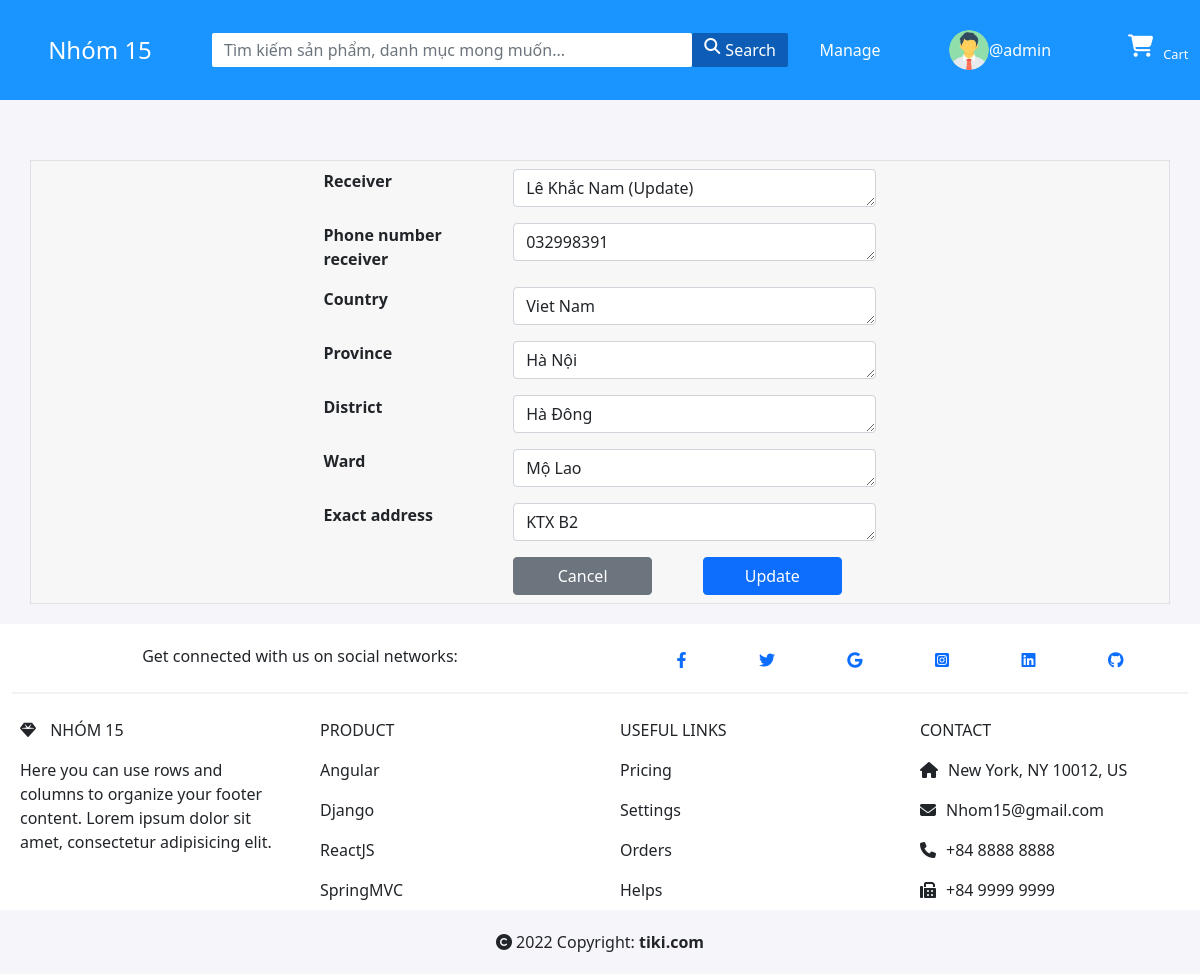
The page /update-address-delivery/2/ (signed in) on the database its author committed.
### base/models.py (models this page shows, shortened)
class User(AbstractUser):
    functionality_of_user = models.ForeignKey(Function, on_delete=models.CASCADE, null=True, blank=True)
    name = models.CharField(max_length=200, null=True, blank=True)
    email = models.EmailField(unique=True, null=True)
    bio = models.TextField(null=True, blank=True)
    avatar = models.ImageField(null=True, default="avatar.png")
    full_name = models.TextField(max_length=100, null=True, blank=True)
    phone_number = models.CharField(max_length=20, null=True, blank=True)
    USERNAME_FIELD = 'email'
    REQUIRED_FIELDS = []

class Address(models.Model):
    country = models.TextField(max_length=200, null=True)
    province = models.TextField(max_length=200, null=True)
    district = models.TextField(max_length=200, null=True)
    ward = models.TextField(max_length=200, null=True)
    exact_address = models.TextField(max_length=200)
    receiver = models.TextField(max_length=100, null=True)
    phone_number_receiver = models.TextField(max_length=100, null=True)
    boolean =  models.BooleanField(default=False)
    user = models.ForeignKey(User, on_delete=models.CASCADE, null=True)
    class Meta:
        verbose_name = 'Address'

### base/views.py (the view, shortened to what this page needs)
# urls.py: path('update-address-delivery/<str:pk>/', views.updateAddressDelivery, name='update-address-delivery'),
@login_required(login_url='login')
def updateAddressDelivery(request, pk):
    page = 'update'
    address = Address.objects.get(id=pk)
    form = AddressForm(instance = address)
    context = {'form': form, 'page': page}
    return render(request, 'base/update-add-address-delivery.html', context)

### base/form.py
class AddressForm(ModelForm):
    class Meta:
        model = Address
        fields = ['receiver', 'phone_number_receiver','country', 'province', 'district', 'ward', 'exact_address']
    def __init__(self, *args, **kwargs):
        super(AddressForm, self).__init__(*args, **kwargs)
        self.fields['country'].widget.attrs['class'] = 'form-control'
        self.fields['province'].widget.attrs['class'] = 'form-control'
        self.fields['district'].widget.attrs['class'] = 'form-control'
        self.fields['ward'].widget.attrs['class'] = 'form-control'
        self.fields['exact_address'].widget.attrs['class'] = 'form-control'
        self.fields['receiver'].widget.attrs['class'] = 'form-control'
        self.fields['phone_number_receiver'].widget.attrs['class'] = 'form-control'

### base/templates/base/update-add-address-delivery.html (shortened to what this page needs)
{% extends 'index.html' %}
{% block content %}
<form action="" method="post">
<div class="container-fluid" style="background-color: #f5f5fa;">
    <div class="container border" style="background-color: #f7f7f7; margin-top: 10rem;">
        <div class="row" >
            <div class="col-12">
                {% for field in form %}
                <div class="row d-flex justify-content-center">
                    <div class="col-2 p-2"><Strong>{{field.label}}</Strong></div>
                    <div class="col-4 p-2">{{field}}</div>
                </div>
                {% endfor %}
                <div class="row d-flex justify-content-center">
                    <div class="col-2 p-2"></div>
                    <div class="col-2 p-2"><a href="{{request.META.HTTP_REFERER}}" class="btn btn-secondary" style="width: 80%;">Cancel</a></div>
                    {% if page == 'update' %}
                    <div class="col-2 p-2"><input type="submit" class="btn btn-primary" style="width: 80%;" name="submit_update" value="Update"></div>
                    {% else %}
                    <div class="col-2 p-2"><input type="submit" class="btn btn-primary" style="width: 80%;" name="submit_update" value="ADD"></div>
                    {% endif %}
                </div>
            </div>
        </div>
    </div>
</div>
</form>
{% endblock %}

### templates/navbar.html (shortened to what this page needs)
{% load static %}
<div class="navbar-position">
    <div class="container-fluid navbar-fixed fixed-top">
        <div class="row d-flex align-items-center justify-content-center h-100">
            <div class="col-2 text-center">
                <a href="{% url 'home' %}" class="nav-link text-white"><span style="font-size: 1.5rem;">Nhóm 15</span></a>
            </div>
            <div class="form-outline form-white col-6 text-center">
                <form class="d-flex search" action="" method="GET">
                    <input class="form-control " style="color: #78788e; border-radius: 2px; border: none;padding: 5px 12px; max-height: 40px;" type="text" placeholder="Tìm kiếm sản phẩm, danh mục mong muốn..." aria-label="Search" name="q" >
                    <button class="" style=" background-color: rgb(13 92 182); color: #ffffff; max-height: 40px; border: none; border-radius: 2px; padding: 5px 12px; display: inline-flex;" type="submit"><i class="fa-solid fa-magnifying-glass" style="margin-right: 5px;"></i> Search</button>
                </form>
            </div>
            {%  if request.user.functionality_of_user.name == 'Employee' or request.user.is_staff  %}
            <div class="col-1 text-center">
                <a href="{% url 'manage-product' %}" style="text-decoration: none;" class="text-white">
                   Manage
                </a>
            </div>
            {% endif %}
            <div class="col-2 text-white d-flex justify-content-center align-items-center">
                {% if request.user.is_authenticated %}
                <div class="">
                    <img src="{{request.user.avatar.url}}" alt="" srcset="" class="rounded-circle" style="width: 5vh; margin-right: 3%;">
                </div>
                <div class="d-flex flex-column align-items-center">
                    <div>
                        <a data-bs-toggle="collapse" data-bs-target="#demo" class="text-white">@{{request.user.username}}</a>
                    </div>
                </div>
                {% else %}
                <a href="{% url 'login' %}" style="text-decoration: none;" class="text-white"><i class="fa-solid fa-user-large" style="margin-right: 1rem;"></i>Login</a>
                {% endif %}
            </div>
            <div class="col-1">
                <a href="{% url 'cart' %}" class="nav-link text-white d-flex">
                    <div>
                        <div class="Cart-icon"><i class="fa-solid fa-cart-shopping cart-navbar-icon"></i>
                        </div>
                    </div>
                    <span class="cart-navbar">Cart</span>
                </a>
            </div>
        </div>
    </div>
</div>

### static/style/style.css (style rules this page uses)
* { margin: 0; padding: 0; box-sizing: border-box; font-size: 1rem; }
a { text-decoration: none !important; cursor: pointer; }
html { background-color: #f5f5fa; }
.navbar-position { margin-bottom: 5.24rem; }
.navbar-fixed { background-color: #1a94ff; height: 100px; }
textarea { max-height: 2rem; padding-left: 0.5rem; }
input { padding-left: 0.5rem; }
.Cart-icon { position: relative; }
.cart-navbar-icon { font-size: 1.4em; }
.cart-navbar { font-size: 0.8em; margin-top: 10px; margin-left: 10px; }

### rows shown on the page
User: user.avatar (picture), user.username "admin"
Address: form "Lê Khắc Nam (Update)" "032998391" "Viet Nam" "Hà Nội" "Hà Đông" "Mộ Lao" "KTX B2"

### other values the page prints
{{ field.label }} "Receiver" "Phone number receiver" "Country" "Province" "District" "Ward" "Exact address"
